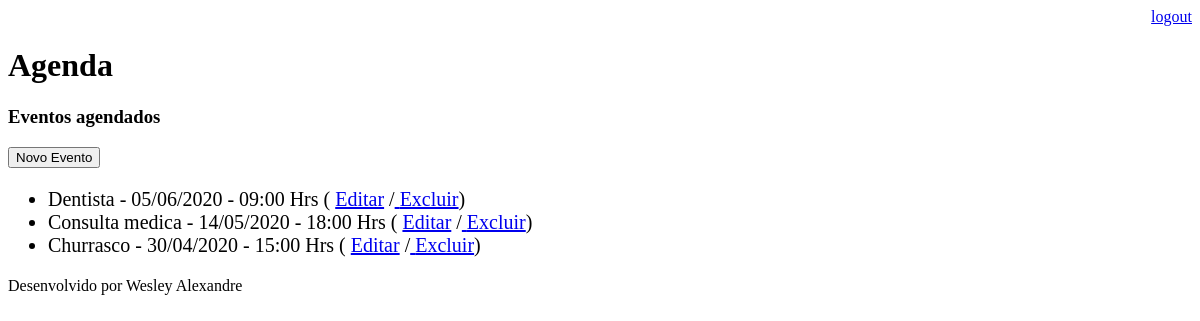
The page /agenda/ (signed in) on the database as committed earlier.
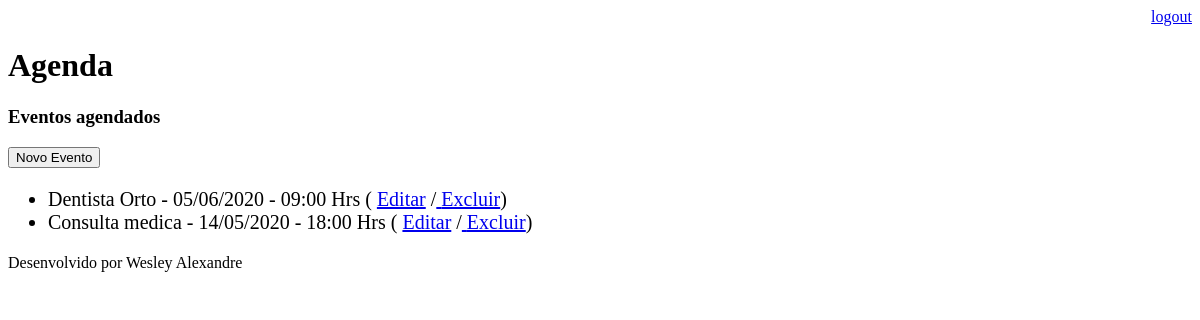
The same page on the database as committed later.
### core/models.py (models this page shows, shortened)
class Evento(models.Model):
    titulo = models.CharField(max_length=100)
    descricao = models.TextField(blank=True, null= True)
    data_evento = models.DateTimeField(verbose_name='Data do Evento')
    data_criacao = models.DateTimeField(auto_now=True, verbose_name='Data de Criação do Evento')
    usuario = models.ForeignKey(User, on_delete=models.CASCADE)
    class Meta: # metadatdas
        db_table = 'Eventos' #alterando o nome da tabela
    def get_data_evento(self):
        return self.data_evento.strftime('%d/%m/%Y - %H:%M Hrs')

### core/views.py (the view)
# urls.py: path('agenda/', views.listaEventos),
@login_required(login_url='/login/')
def listaEventos(request):
    usuario = request.user
    evento = Evento.objects.filter(usuario = usuario)
    dados = {'eventos':evento}
    return render(request,'agenda.html',dados)

### template/agenda.html
{% extends "model-page.html" %}
{% block content %}
    <h3>Eventos agendados</h3>
    <a href="evento/">
        <button type="button">Novo Evento</button>
    </a>
    <ul style="font-size:20px; text-decoration:none">
        {% for evento in eventos %}
            <li>{{ evento.titulo}} - {{ evento.get_data_evento}}
                ( <a href="evento/?id={{ evento.id }}">Editar</a>
                /<a href="evento/delete/{{ evento.id }}/"> Excluir</a>)
            </li>
        {% endfor %}
    </ul>
{% endblock %}

### template/model-page.html
<!DOCTYPE html>
<html lang="en">
<head>
    {% include "model-header.html" %}
</head>
<body>
    {% block content %} {% endblock %}
    {% include "model-footer.html" %}
</body>
</html>

### template/model-header.html (shortened to what this page needs)
    <div align="right">
        <a href="/logout">logout</a>
    </div>
    <h1>Agenda</h1>

### template/model-footer.html
<p>Desenvolvido por Wesley Alexandre</p>

Rows that differ between the two databases and show on the page:
removed Evento: titulo "Churrasco", get_data_evento "30/04/2020 - 15:00 Hrs"
changed Evento: titulo "Dentista" → "Dentista Orto"
